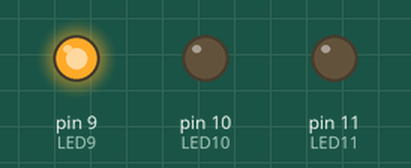
Simulated run of this sketch. Board: Arduino Uno, built with avr-gcc and run on an emulated ATmega328P. Parts: output pins drawn as LEDs (lit = HIGH).

Above: at 0.5 s.
At 1.5 s:
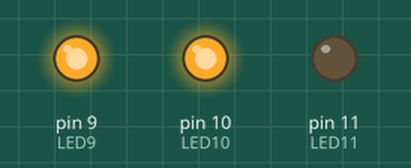
At 2.5 s:
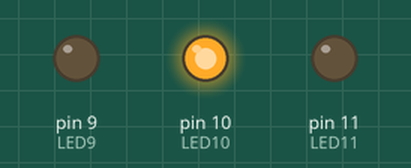
At 3.5 s:
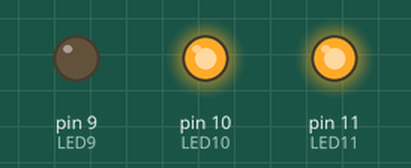
At 4.5 s:
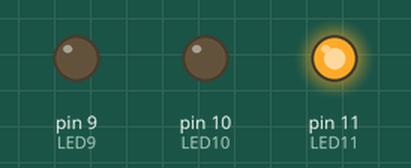
At 5.5 s:
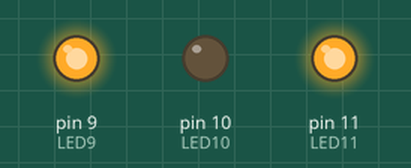
Timing chart, 0 to 7.8 s (numbered marks = the images above):
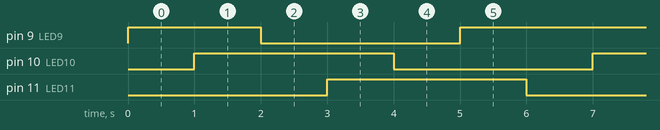

The sketch:

exercise1.ino
```cpp
// Blinking LED
// LEDのフェードインとフェードアウト

const int LED9 =  9; // 青色LED接続
const int LED10 = 10; // 黄色LED接続
const int LED11 = 11; // 赤色LED接続

int i = 0;         // カウントアップ用の変数

void setup() {
  // put your setup code here, to run once:
  pinMode(LED9, OUTPUT);
  pinMode(LED10, OUTPUT);
  pinMode(LED11, OUTPUT);
}

void loop() {
  // put your main code here, to run repeatedly:

  digitalWrite(LED9, HIGH);
  delay(1000);

  digitalWrite(LED10, HIGH);
  delay(1000);

  digitalWrite(LED9, LOW);
  delay(1000);

  digitalWrite(LED11, HIGH);
  delay(1000);

  digitalWrite(LED10, LOW);
  delay(1000);

  digitalWrite(LED9, HIGH);
  delay(1000);

  digitalWrite(LED11, LOW);
}
```

Measured:
- by itself, pin 9 (LED9): repeats every 6.0 s: LOW 3.0 s, HIGH 3.0 s
- by itself, pin 10 (LED10), pin 11 (LED11): alternates HIGH for 3.0 s and LOW for 3.0 s
- by itself, everything shown: repeats every 6.0 s, in 6 steps
